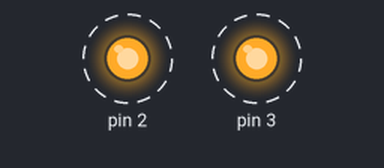
A sketch run on a simulated Arduino Uno, built with avr-gcc and run on an emulated ATmega328P. Shown: output pins drawn as LEDs (lit = HIGH). Dashed ring = blinking.

Above: at 0.2 s.
Timing chart, 0 to 3.0 s (numbered marks = the images above):
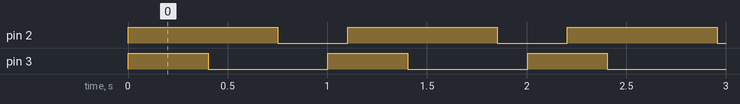

Measured:
- by itself, pin 2: alternates HIGH for 0.75 s and LOW for 0.35 s
- by itself, pin 3: alternates HIGH for 0.40 s and LOW for 0.60 s
- by itself, everything shown: repeats every 11.0 s, in 42 steps

The sketch:

Exercise7.ino
```cpp
unsigned long prevmillis1 = 0;
unsigned long prevmillis2 = 0;
unsigned long currentmillis1 = 0;
unsigned long currentmillis2 = 0;
bool flag1 = 0;
bool flag2 = 0;

void setup() {
  // put your setup code here, to run once:
  pinMode(2, OUTPUT);
  pinMode(3, OUTPUT);
}

void loop() {
  // put your main code here, to run repeatedly:
  currentmillis1 = millis();
  currentmillis2 = millis();
  if (flag1 == 0) {
    digitalWrite(2, HIGH);
    if ((currentmillis1 - prevmillis1) > 750) {
      flag1 = 1;
      prevmillis1 = currentmillis1;
    }
  }
  if (flag1 == 1) {
    digitalWrite(2, LOW);
    if ((currentmillis1 - prevmillis1) > 350) {
      flag1 = 0;
      prevmillis1 = currentmillis1;
    }
  }

  if (flag2 == 0) {
    digitalWrite(3, HIGH);
    if ((currentmillis2 - prevmillis2) > 400) {
      flag2 = 1;
      prevmillis2 = currentmillis2;
    }
  }
  if (flag2 == 1) {
    digitalWrite(3, LOW);
    if ((currentmillis2 - prevmillis2) > 600) {
      flag2 = 0;
      prevmillis2 = currentmillis2;
    }
  }
}
```
